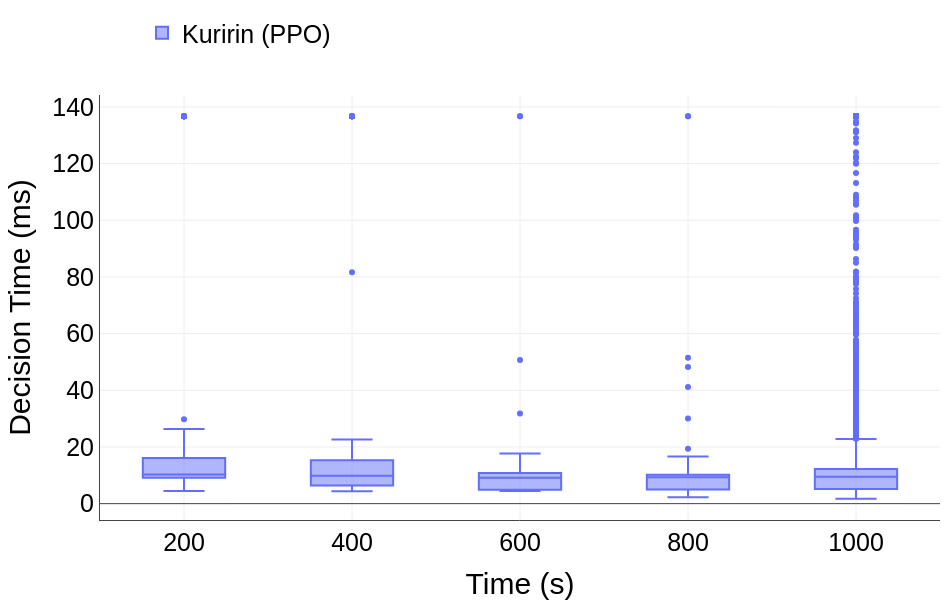

The notebook cell saved with this chart:
### Code cell
print(tc.percentual_outliers(dicio_csv_kuririn["decision_time_ms"]))
dicio_csv_kuririn["decision_time_ms"]=tc.substituir_outliers_por_bigode_6x(dicio_csv_kuririn["decision_time_ms"])

print(max(dicio_csv_kuririn["decision_time_ms"]))

# dicio_csv_kuririn["decision_time_ms"] = tc.substituir_outliers_por_bigode_6x(dicio_csv_kuririn["decision_time_ms"])

data = {
    'Time (s)': tempos,
    'Kuririn (PPO)': dicio_csv_kuririn["decision_time_ms"],
    # 'GA': dicio_csv_GA["decision_time_ms"],
    # 'MSF': dicio_csv_MSF["decision_time_ms"],
    # 'OSFEM': dicio_csv_osfem["decision_time_ms"],
    # 'Goku': dicio_csv_goku["decision_time_ms"]

    # 'Goku': dicio_csv_vegeta["decision_time_ms"],

}

df = pd.DataFrame(data)

df_long = df.melt(id_vars=['Time (s)'], var_name='Method', value_name='Decision Time (ms)')

# Criando o gráfico de box plot
fig = px.box(df_long, x='Time (s)', y='Decision Time (ms)', color='Method', 
             title=None,orientation='v', points = "outliers")

fig.update_traces(quartilemethod="inclusive") 


draft_template = go.layout.Template()
draft_template.layout.annotations = [
    dict(
        name="draft watermark",
        text="",
        textangle=-30,
        opacity=0.1,
        font=dict(color="black", size=100),
        xref="paper",
        yref="paper",
        x=0.5,
        y=0.5,
        showarrow=False,
    )
]

fig.update_layout(
    yaxis=dict(showline=True,showgrid=True),
    xaxis=dict(showline=True,showgrid=True),
    legend_title=None,
    margin=dict(l=100, r=10, b=80, t=25),
    autosize=True,
    width=950,
    height=600,
    template=draft_template,
    legend=dict(x=0.05, y=1.2, traceorder='normal', orientation='h'),
    font=dict(family="Arial",  size=25, color="Black")
)

# Exibindo o gráfico
fig.show()

### Figure 1 — Plotly figure (JSON) as saved in the notebook; plotly's stock layout.template omitted (floating-point values rounded to 4 significant figures; data arrays with more than 128 entries replaced by an {"elided": "..."} marker saying what was removed)
{"data": [{"alignmentgroup": "True", "boxpoints": "outliers", "hovertemplate": "Method=Kuririn (PPO)<br>Time (s)=%{x}<br>Decision Time (ms)=%{y}<extra></extra>", "legendgroup": "Kuririn (PPO)", "marker": {"color": "#636efa"}, "name": "Kuririn (PPO)", "notched": false, "offsetgroup": "Kuririn (PPO)", "orientation": "v", "quartilemethod": "inclusive", "showlegend": true, "type": "box", "x": {"elided": "21672 int values"}, "x0": " ", "xaxis": "x", "y": {"elided": "21672 float values"}, "y0": " ", "yaxis": "y"}], "layout": {"autosize": true, "boxmode": "group", "font": {"color": "Black", "family": "Arial", "size": 25}, "height": 600, "legend": {"orientation": "h", "title": {}, "tracegroupgap": 0, "traceorder": "normal", "x": 0.05, "y": 1.2}, "margin": {"b": 80, "l": 100, "r": 10, "t": 25}, "width": 950, "xaxis": {"anchor": "y", "domain": [0, 1], "showgrid": true, "showline": true, "title": {"text": "Time (s)"}}, "yaxis": {"anchor": "x", "domain": [0, 1], "showgrid": true, "showline": true, "title": {"text": "Decision Time (ms)"}}}}
